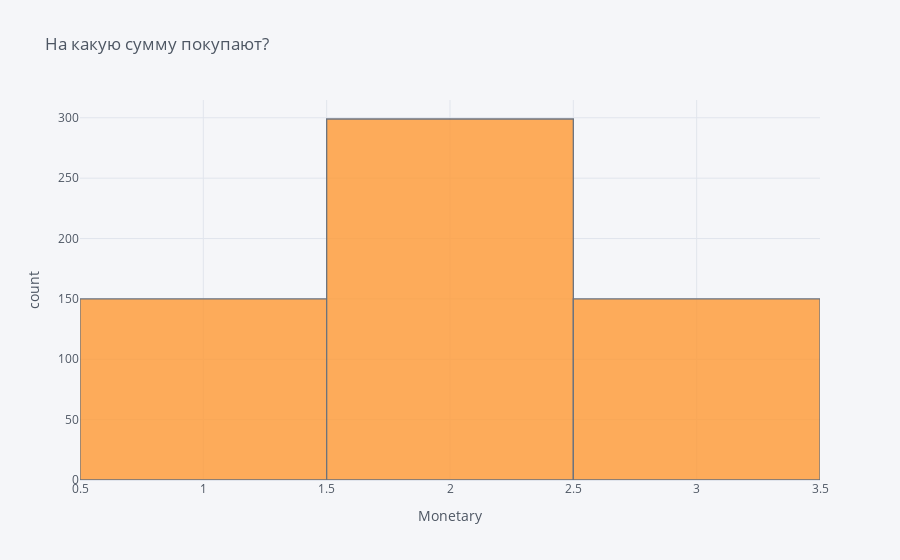

Notebook source saved alongside this figure:
### Code cell
df['M'].iplot(kind='hist', xTitle='Monetary',
                  yTitle='count', title='На какую сумму покупают?')
# 1- небольшую
# 2- среднюю
# 3- большую

### Figure 1 — Plotly figure (JSON) as saved in the notebook; plotly's stock layout.template omitted (floating-point values rounded to 4 significant figures; data arrays with more than 128 entries replaced by an {"elided": "..."} marker saying what was removed)
{"data": [{"histfunc": "count", "histnorm": "", "marker": {"color": "rgba(255, 153, 51, 1.0)", "line": {"color": "#4D5663", "width": 1.3}}, "name": "M", "opacity": 0.8, "orientation": "v", "type": "histogram", "x": {"elided": "599 int values"}}], "layout": {"barmode": "overlay", "legend": {"bgcolor": "#F5F6F9", "font": {"color": "#4D5663"}}, "paper_bgcolor": "#F5F6F9", "plot_bgcolor": "#F5F6F9", "title": {"font": {"color": "#4D5663"}, "text": "На какую сумму покупают?"}, "xaxis": {"gridcolor": "#E1E5ED", "showgrid": true, "tickfont": {"color": "#4D5663"}, "title": {"font": {"color": "#4D5663"}, "text": "Monetary"}, "zerolinecolor": "#E1E5ED"}, "yaxis": {"gridcolor": "#E1E5ED", "showgrid": true, "tickfont": {"color": "#4D5663"}, "title": {"font": {"color": "#4D5663"}, "text": "count"}, "zerolinecolor": "#E1E5ED"}}}
